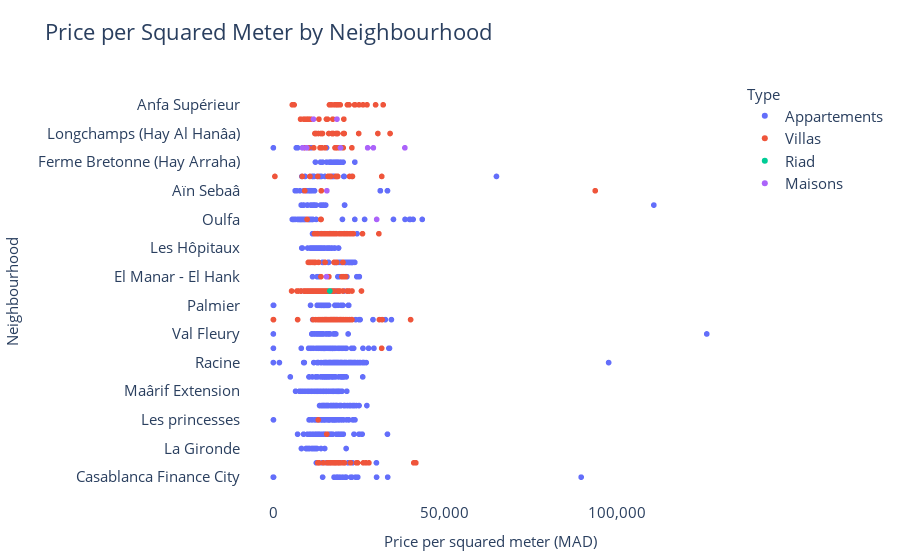

Notebook code for this chart:
### Code cell
# Check the column names in the DataFrame
print(df_20_plus.columns)

# Assuming your DataFrame is named df_20_plus and has the correct column names
# If the column name is different, replace 'Price_m2' with the correct name
price_column = 'Price_m2'  # Ensure this column name is correct
if price_column not in df_20_plus.columns:
    raise ValueError(f"The column '{price_column}' does not exist in the DataFrame.")

fig = px.scatter(df_20_plus, y='Localisation', x=price_column, color='Type', 
                 title='Price per Squared Meter by Neighbourhood',
                 labels={'Localisation': 'Neighbourhood', price_column: 'Price per squared meter (MAD)'})

# Update layout for better readability
fig.update_layout(
    title_font_size=22,
    xaxis=dict(
        title_font_size=15,
        tickfont_size=15,
        tickformat=',',  # Add comma as thousands separator
    ),
    yaxis=dict(
        title_font_size=15,
        tickfont_size=15,
    ),
    legend_title_font_size=15,
    legend_font_size=15,
    plot_bgcolor='white',
    margin=dict(l=20, r=20, t=80, b=20)  # Adjust margins for better layout
)

# Show the plot
fig.show()

### Figure 1 — Plotly figure (JSON) as saved in the notebook; plotly's stock layout.template omitted (floating-point values rounded to 4 significant figures; data arrays with more than 128 entries replaced by an {"elided": "..."} marker saying what was removed)
{"data": [{"hovertemplate": "Type=Appartements<br>Price per squared meter (MAD)=%{x}<br>Neighbourhood=%{y}<extra></extra>", "legendgroup": "Appartements", "marker": {"color": "#636efa", "symbol": "circle"}, "mode": "markers", "name": "Appartements", "showlegend": true, "type": "scattergl", "x": {"elided": "1040 float values"}, "xaxis": "x", "y": {"elided": "1040 str values"}, "yaxis": "y"}, {"hovertemplate": "Type=Villas<br>Price per squared meter (MAD)=%{x}<br>Neighbourhood=%{y}<extra></extra>", "legendgroup": "Villas", "marker": {"color": "#EF553B", "symbol": "circle"}, "mode": "markers", "name": "Villas", "showlegend": true, "type": "scattergl", "x": {"elided": "328 float values"}, "xaxis": "x", "y": {"elided": "328 str values"}, "yaxis": "y"}, {"hovertemplate": "Type=Riad<br>Price per squared meter (MAD)=%{x}<br>Neighbourhood=%{y}<extra></extra>", "legendgroup": "Riad", "marker": {"color": "#00cc96", "symbol": "circle"}, "mode": "markers", "name": "Riad", "showlegend": true, "type": "scattergl", "x": [19640.0, 16500], "xaxis": "x", "y": ["Sidi Maarouf ", "Californie "], "yaxis": "y"}, {"hovertemplate": "Type=Maisons<br>Price per squared meter (MAD)=%{x}<br>Neighbourhood=%{y}<extra></extra>", "legendgroup": "Maisons", "marker": {"color": "#ab63fa", "symbol": "circle"}, "mode": "markers", "name": "Maisons", "showlegend": true, "type": "scattergl", "x": [19600, 29170.0, 38330.0, 18570.0, 11740.0, 15500, 9750, 9736.0, 27500, 8594.0, 30120.0, 15630.0], "xaxis": "x", "y": ["Sidi Maarouf ", "Sidi Maarouf ", "Sidi Maarouf ", "Polo ", "Polo ", "El Manar - El Hank ", "Sidi Maarouf ", "Sidi Maarouf ", "Sidi Maarouf ", "Sidi Maarouf ", "Oulfa ", "Aïn Sebaâ "], "yaxis": "y"}], "layout": {"legend": {"font": {"size": 15}, "title": {"font": {"size": 15}, "text": "Type"}, "tracegroupgap": 0}, "margin": {"b": 20, "l": 20, "r": 20, "t": 80}, "plot_bgcolor": "white", "title": {"font": {"size": 22}, "text": "Price per Squared Meter by Neighbourhood"}, "xaxis": {"anchor": "y", "domain": [0, 1], "tickfont": {"size": 15}, "tickformat": ",", "title": {"font": {"size": 15}, "text": "Price per squared meter (MAD)"}}, "yaxis": {"anchor": "x", "domain": [0, 1], "tickfont": {"size": 15}, "title": {"font": {"size": 15}, "text": "Neighbourhood"}}}}
